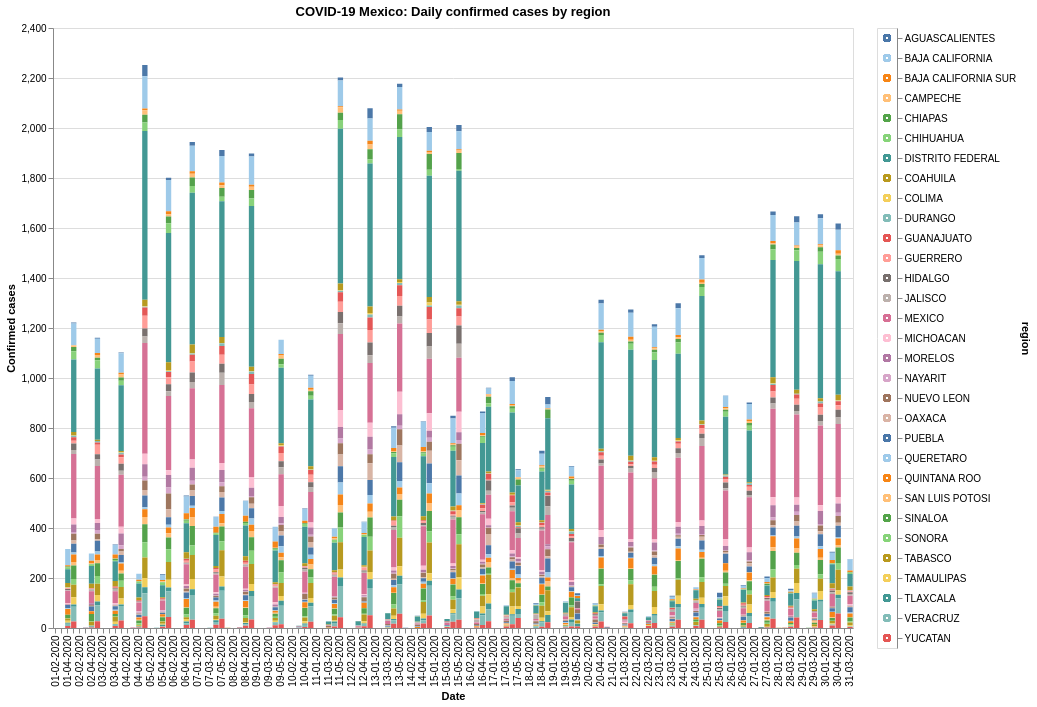

Express this chart as Vega-Lite.
### Vega specification from a JSON file in a GitHub repository (floating-point values rounded to 4 significant figures; data arrays with more than 128 entries replaced by an {"elided": "..."} marker saying what was removed)
{"$schema": "https://vega.github.io/schema/vega/v5.json", "background": "white", "padding": 5, "data": [{"name": "__store"}, {"name": "selector006_store"}, {"name": "data-bb011a3032a6cca0ec707d8e8eee55ec", "values": {"elided": "4185 records"}}, {"name": "data_1", "source": "data-bb011a3032a6cca0ec707d8e8eee55ec", "transform": [{"type": "filter", "expr": "!(length(data(\"__store\"))) || (vlSelectionTest(\"__store\", datum))"}, {"type": "stack", "groupby": ["date"], "field": "casos", "sort": {"field": ["codigo region"], "order": ["descending"]}, "as": ["casos_start", "casos_end"], "offset": "zero"}, {"type": "filter", "expr": "isValid(datum[\"casos\"]) && isFinite(+datum[\"casos\"])"}]}, {"name": "data_2", "source": "data-bb011a3032a6cca0ec707d8e8eee55ec", "transform": [{"type": "formula", "expr": "datum[\"region\"]===\"AGUASCALIENTES\" ? 0 : datum[\"region\"]===\"BAJA CALIFORNIA\" ? 1 : datum[\"region\"]===\"BAJA CALIFORNIA SUR\" ? 2 : datum[\"region\"]===\"CAMPECHE\" ? 3 : datum[\"region\"]===\"CHIAPAS\" ? 4 : datum[\"region\"]===\"CHIHUAHUA\" ? 5 : datum[\"region\"]===\"DISTRITO FEDERAL\" ? 6 : datum[\"region\"]===\"COAHUILA\" ? 7 : datum[\"region\"]===\"COLIMA\" ? 8 : datum[\"region\"]===\"DURANGO\" ? 9 : datum[\"region\"]===\"GUANAJUATO\" ? 10 : datum[\"region\"]===\"GUERRERO\" ? 11 : datum[\"region\"]===\"HIDALGO\" ? 12 : datum[\"region\"]===\"JALISCO\" ? 13 : datum[\"region\"]===\"MEXICO\" ? 14 : datum[\"region\"]===\"MICHOACAN\" ? 15 : datum[\"region\"]===\"MORELOS\" ? 16 : datum[\"region\"]===\"NAYARIT\" ? 17 : datum[\"region\"]===\"NUEVO LEON\" ? 18 : datum[\"region\"]===\"OAXACA\" ? 19 : datum[\"region\"]===\"PUEBLA\" ? 20 : datum[\"region\"]===\"QUERETARO\" ? 21 : datum[\"region\"]===\"QUINTANA ROO\" ? 22 : datum[\"region\"]===\"SAN LUIS POTOSI\" ? 23 : datum[\"region\"]===\"SINALOA\" ? 24 : datum[\"region\"]===\"SONORA\" ? 25 : datum[\"region\"]===\"TABASCO\" ? 26 : datum[\"region\"]===\"TAMAULIPAS\" ? 27 : datum[\"region\"]===\"TLAXCALA\" ? 28 : datum[\"region\"]===\"VERACRUZ\" ? 29 : datum[\"region\"]===\"YUCATAN\" ? 30 : 31", "as": "y_region_sort_index"}]}], "signals": [{"name": "concat_0_width", "value": 800}, {"name": "concat_0_height", "value": 600}, {"name": "concat_1_width", "value": 20}, {"name": "concat_1_y_step", "value": 20}, {"name": "concat_1_height", "update": "bandspace(domain('concat_1_y').length, 1, 0.5) * concat_1_y_step"}, {"name": "unit", "value": {}, "on": [{"events": "mousemove", "update": "isTuple(group()) ? group() : unit"}]}, {"name": "__region", "value": null, "bind": {"input": "select", "options": ["AGUASCALIENTES", "BAJA CALIFORNIA", "BAJA CALIFORNIA SUR", "CAMPECHE", "CHIAPAS", "CHIHUAHUA", "DISTRITO FEDERAL", "COAHUILA", "COLIMA", "DURANGO", "GUANAJUATO", "GUERRERO", "HIDALGO", "JALISCO", "MEXICO", "MICHOACAN", "MORELOS", "NAYARIT", "NUEVO LEON", "OAXACA", "PUEBLA", "QUERETARO", "QUINTANA ROO", "SAN LUIS POTOSI", "SINALOA", "SONORA", "TABASCO", "TAMAULIPAS", "TLAXCALA", "VERACRUZ", "YUCATAN"]}}, {"name": "_", "update": "vlSelectionResolve(\"__store\", \"union\")"}, {"name": "selector006", "update": "vlSelectionResolve(\"selector006_store\", \"union\", true)"}], "layout": {"padding": 20, "bounds": "full", "align": "each"}, "marks": [{"type": "group", "name": "concat_0_group", "title": {"text": "COVID-19 Mexico: Daily confirmed cases by region", "frame": "group"}, "style": "cell", "encode": {"update": {"width": {"signal": "concat_0_width"}, "height": {"signal": "concat_0_height"}}}, "signals": [{"name": "__tuple", "update": "__region !== null ? {fields: __tuple_fields, values: [__region]} : null"}, {"name": "__tuple_fields", "value": [{"type": "E", "field": "region"}]}, {"name": "__modify", "on": [{"events": {"signal": "__tuple"}, "update": "modify(\"__store\", __tuple, true)"}]}, {"name": "selector006_tuple", "on": [{"events": [{"source": "scope", "type": "mouseover"}], "update": "datum && item().mark.marktype !== 'group' ? {unit: \"concat_0\", fields: selector006_tuple_fields, values: [(item().isVoronoi ? datum.datum : datum)[\"region\"]]} : null", "force": true}, {"events": [{"source": "scope", "type": "dblclick"}], "update": "null"}]}, {"name": "selector006_tuple_fields", "value": [{"type": "E", "field": "region"}]}, {"name": "selector006_toggle", "value": false, "on": [{"events": [{"source": "scope", "type": "mouseover"}], "update": "event.shiftKey"}, {"events": [{"source": "scope", "type": "dblclick"}], "update": "false"}]}, {"name": "selector006_modify", "on": [{"events": {"signal": "selector006_tuple"}, "update": "modify(\"selector006_store\", selector006_toggle ? null : selector006_tuple, selector006_toggle ? null : true, selector006_toggle ? selector006_tuple : null)"}]}], "marks": [{"name": "concat_0_marks", "type": "rect", "style": ["bar"], "interactive": true, "from": {"data": "data_1"}, "encode": {"update": {"fill": [{"test": "!(length(data(\"__store\")) || length(data(\"selector006_store\"))) || ((vlSelectionTest(\"__store\", datum)) || (vlSelectionTest(\"selector006_store\", datum)))", "scale": "color", "field": "region"}, {"value": "lightgray"}], "tooltip": {"signal": "{\"date\": isValid(datum[\"date\"]) ? datum[\"date\"] : \"\"+datum[\"date\"], \"region\": isValid(datum[\"region\"]) ? datum[\"region\"] : \"\"+datum[\"region\"], \"casos\": format(datum[\"casos\"], \"\")}"}, "ariaRoleDescription": {"value": "bar"}, "description": {"signal": "\"region\" + \": \" + (isValid(datum[\"region\"]) ? datum[\"region\"] : \"\"+datum[\"region\"]) + \"; \" + \"codigo region\" + \": \" + (format(datum[\"codigo region\"], \"\")) + \"; \" + \"date\" + \": \" + (isValid(datum[\"date\"]) ? datum[\"date\"] : \"\"+datum[\"date\"]) + \"; \" + \"casos\" + \": \" + (format(datum[\"casos\"], \"\")) + \"; \" + \"Date\" + \": \" + (isValid(datum[\"date\"]) ? datum[\"date\"] : \"\"+datum[\"date\"]) + \"; \" + \"Confirmed cases\" + \": \" + (format(datum[\"casos\"], \"\"))"}, "x": {"scale": "concat_0_x", "field": "date"}, "width": {"scale": "concat_0_x", "band": 1}, "y": {"scale": "concat_0_y", "field": "casos_end"}, "y2": {"scale": "concat_0_y", "field": "casos_start"}}}}], "axes": [{"scale": "concat_0_y", "orient": "left", "gridScale": "concat_0_x", "grid": true, "tickCount": {"signal": "ceil(concat_0_height/40)"}, "domain": false, "labels": false, "aria": false, "maxExtent": 0, "minExtent": 0, "ticks": false, "zindex": 0}, {"scale": "concat_0_x", "orient": "bottom", "grid": false, "title": "Date", "labelAlign": "right", "labelAngle": 270, "labelBaseline": "middle", "labelOverlap": true, "zindex": 0}, {"scale": "concat_0_y", "orient": "left", "grid": false, "title": "Confirmed cases", "labelOverlap": true, "tickCount": {"signal": "ceil(concat_0_height/40)"}, "zindex": 0}]}, {"type": "group", "name": "concat_1_group", "style": "cell", "encode": {"update": {"width": {"signal": "concat_1_width"}, "height": {"signal": "concat_1_height"}}}, "signals": [{"name": "width", "update": "concat_1_width"}, {"name": "__tuple", "update": "__region !== null ? {fields: __tuple_fields, values: [__region]} : null"}, {"name": "__tuple_fields", "value": [{"type": "E", "field": "region"}]}, {"name": "__modify", "on": [{"events": {"signal": "__tuple"}, "update": "modify(\"__store\", __tuple, true)"}]}, {"name": "selector006_tuple", "on": [{"events": [{"source": "scope", "type": "mouseover"}], "update": "datum && item().mark.marktype !== 'group' ? {unit: \"concat_1\", fields: selector006_tuple_fields, values: [(item().isVoronoi ? datum.datum : datum)[\"region\"]]} : null", "force": true}, {"events": [{"source": "scope", "type": "dblclick"}], "update": "null"}]}, {"name": "selector006_tuple_fields", "value": [{"type": "E", "field": "region"}]}, {"name": "selector006_toggle", "value": false, "on": [{"events": [{"source": "scope", "type": "mouseover"}], "update": "event.shiftKey"}, {"events": [{"source": "scope", "type": "dblclick"}], "update": "false"}]}, {"name": "selector006_modify", "on": [{"events": {"signal": "selector006_tuple"}, "update": "modify(\"selector006_store\", selector006_toggle ? null : selector006_tuple, selector006_toggle ? null : true, selector006_toggle ? selector006_tuple : null)"}]}], "marks": [{"name": "concat_1_marks", "type": "symbol", "style": ["point"], "interactive": true, "from": {"data": "data_2"}, "encode": {"update": {"opacity": {"value": 0.7}, "fill": {"value": "transparent"}, "stroke": [{"test": "!(length(data(\"__store\")) || length(data(\"selector006_store\"))) || ((vlSelectionTest(\"__store\", datum)) || (vlSelectionTest(\"selector006_store\", datum)))", "scale": "color", "field": "region"}, {"value": "lightgray"}], "ariaRoleDescription": {"value": "point"}, "description": {"signal": "\"region\" + \": \" + (isValid(datum[\"region\"]) ? datum[\"region\"] : \"\"+datum[\"region\"])"}, "x": {"signal": "concat_1_width", "mult": 0.5}, "y": {"scale": "concat_1_y", "field": "region"}}}}], "axes": [{"scale": "concat_1_y", "orient": "right", "grid": false, "title": "region", "zindex": 0}]}], "scales": [{"name": "color", "type": "ordinal", "domain": {"fields": [{"data": "data_1", "field": "region"}, {"data": "data_2", "field": "region"}], "sort": true}, "range": {"scheme": "tableau20"}}, {"name": "concat_0_x", "type": "band", "domain": {"data": "data_1", "field": "date", "sort": true}, "range": [0, {"signal": "concat_0_width"}], "paddingInner": 0.1, "paddingOuter": 0.05}, {"name": "concat_0_y", "type": "linear", "domain": {"data": "data_1", "fields": ["casos_start", "casos_end"]}, "range": [{"signal": "concat_0_height"}, 0], "nice": true, "zero": true}, {"name": "concat_1_y", "type": "point", "domain": {"data": "data_2", "field": "region", "sort": {"op": "min", "field": "y_region_sort_index"}}, "range": {"step": {"signal": "concat_1_y_step"}}, "padding": 0.5}], "config": {}}
